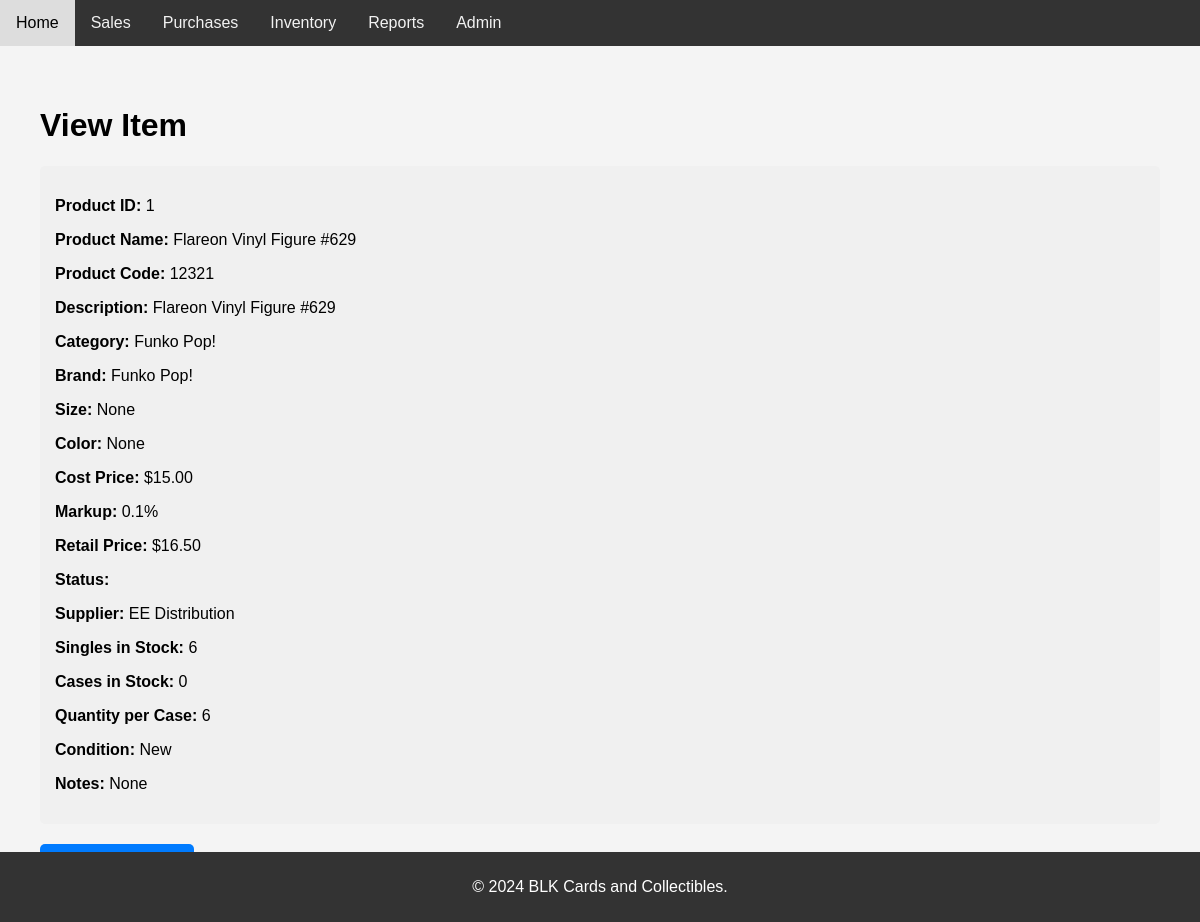
The page /inventory/view/1 on the database its author committed.
### src/models/admin_inventory.py (models this page shows, shortened)
class InventoryItem(db.Model):
    __tablename__ = 'inventory'
    product_id = db.Column(db.String, primary_key=True)
    product_name = db.Column(db.String(128), nullable=False)
    product_code = db.Column(db.String(64), nullable=False, index=True)
    description = db.Column(db.Text)
    category_id = db.Column(db.String, db.ForeignKey('category.category_id'))
    brand_id = db.Column(db.String, db.ForeignKey('brand.brand_id'))
    size = db.Column(db.String(64))
    color = db.Column(db.String(64))
    cost_price = db.Column(db.Numeric(10, 2))
    markup = db.Column(db.Integer)
    retail_price = db.Column(db.Numeric(10, 2))
    product_status = db.Column(db.String, db.ForeignKey('inventory_status.inventory_status_id'))
    notes = db.Column(db.Text)
    supplier_id = db.Column(db.String, db.ForeignKey('supplier.supplier_id'))
    singles_in_stock = db.Column(db.Integer)
    cases_in_stock = db.Column(db.Integer)
    qty_per_case = db.Column(db.Integer)
    condition = db.Column(db.String(64))

### src/models/admin_category.py (models this page shows, shortened)
class Category(db.Model):
    __tablename__ = 'category'
    category_id = db.Column(db.String, primary_key=True)
    category_name = db.Column(db.String(128), nullable=False)
    category_prefix = db.Column(db.String(4), nullable=False)
    parent_category_id = db.Column(db.String, db.ForeignKey('category.category_id'))
    sub_categories_name = db.Column(db.String(128))
    sub_categories = db.relationship('Category', backref=db.backref('parent_category', remote_side=[category_id]), lazy=True)
    inventory_items = db.relationship('InventoryItem', backref='category', lazy=True)

### src/models/admin_brand.py (models this page shows, shortened)
class Brand(db.Model):
    __tablename__ = 'brand'
    brand_id = db.Column(db.String, primary_key=True)
    brand_name = db.Column(db.String(128), nullable=False)
    inventory_items = db.relationship('InventoryItem', backref='brand', lazy=True)

### src/models/admin_supplier.py (models this page shows, shortened)
class Supplier(db.Model):
    __tablename__ = 'supplier'
    supplier_id = db.Column(db.String, primary_key=True)
    name = db.Column(db.String(128), nullable=False)
    contact_person = db.Column(db.String(128))
    address = db.Column(db.Text)
    phone = db.Column(db.String(15))  # Adjusted to string for flexibility in format
    email = db.Column(db.String(128))
    website = db.Column(db.String(128))
    inventory_items = db.relationship('InventoryItem', backref='supplier', lazy=True)

### src/routes/tabs/inventory_routes.py (the view)
@inventory_tab_routes.route('/view/<string:product_id>', methods=['GET'])
def view_item(product_id):
    item = InventoryItem.query.get_or_404(product_id)
    return render_template('inventory_tab_view_item.html', item=item)

### src/templates/inventory_tab_view_item.html (shortened to what this page needs)
{% extends "base.html" %}
{% block content %}
<div class="content">
    <h1>View Item</h1>
    <div class="item-details">
        <p><strong>Product ID:</strong> {{ item.product_id }}</p>
        <p><strong>Product Name:</strong> {{ item.product_name }}</p>
        <p><strong>Product Code:</strong> {{ item.product_code }}</p>
        <p><strong>Description:</strong> {{ item.description }}</p>
        <p><strong>Category:</strong> {{ item.category.category_name }}</p>
        <p><strong>Brand:</strong> {{ item.brand.brand_name }}</p>
        <p><strong>Size:</strong> {{ item.size }}</p>
        <p><strong>Color:</strong> {{ item.color }}</p>
        <p><strong>Cost Price:</strong> ${{ "%.2f"|format(item.cost_price) }}</p>
        <p><strong>Markup:</strong> {{ item.markup }}%</p>
        <p><strong>Retail Price:</strong> ${{ "%.2f"|format(item.retail_price) }}</p>
        <p><strong>Status:</strong> {{ item.product_status.status_name }}</p>
        <p><strong>Supplier:</strong> {{ item.supplier.name }}</p>
        <p><strong>Singles in Stock:</strong> {{ item.singles_in_stock }}</p>
        <p><strong>Cases in Stock:</strong> {{ item.cases_in_stock }}</p>
        <p><strong>Quantity per Case:</strong> {{ item.qty_per_case }}</p>
        <p><strong>Condition:</strong> {{ item.condition }}</p>
        <p><strong>Notes:</strong> {{ item.notes }}</p>
    </div>
    <div class="actions">
        <a href="{{ url_for('inventory_tab.inventory_tab') }}" class="btn">Back to Inventory</a>
    </div>
</div>
{% endblock %}

### src/templates/base.html (shortened to what this page needs)
<!DOCTYPE html>
<html lang="en">
<head>
    <link rel="stylesheet" href="{{ url_for('static', filename='css/styles.css') }}">
</head>
<body>
    <div class="navbar">
        <a href="{{ url_for('home') }}">Home</a>
        <a href="{{ url_for('sale_tab.sale') }}">Sales</a>
        <a href="{{ url_for('purchase_tab.purchases') }}">Purchases</a>
        <a href="{{ url_for('inventory_tab.inventory') }}">Inventory</a>
        <a href="{{ url_for('report_tab.reports') }}">Reports</a>
        <a href="{{ url_for('admin_tab.admin') }}">Admin</a>
    </div>
    <main>
        {% block content %}{% endblock %}
    </main>
    <footer>
        <p>&copy; 2024 BLK Cards and Collectibles.</p>
    </footer>
</body>
</html>

### static/css/styles.css (style rules this page uses)
body { font-family: Arial, sans-serif; margin: 0; padding: 0; background-color: #f4f4f4; }
main { padding: 20px; }
footer { background-color: #333; color: #fff; text-align: center; padding: 10px 0; position: fixed; bottom: 0; width: 100%; }
.btn { padding: 5px 10px; color: #fff; background-color: #007bff; border: none; border-radius: 3px; cursor: pointer; text-decoration: none; }

### src/templates/base.html (style rules this page uses)
body { font-family: Arial, sans-serif; background-color: #f9f9f9; margin: 0; padding: 0; }
.navbar { overflow: hidden; background-color: #333; }
.navbar a { float: left; display: block; color: #f2f2f2; text-align: center; padding: 14px 16px; text-decoration: none; }
.content { padding: 20px; }

### src/templates/inventory_tab_view_item.html (style rules this page uses)
.item-details { background-color: #f0f0f0; padding: 15px; margin-bottom: 20px; border-radius: 5px; }
.btn { display: inline-block; padding: 10px 15px; background-color: #007bff; color: white; text-decoration: none; border-radius: 5px; margin-right: 10px; }

### rows shown on the page
InventoryItem: product_id "1", product_name "Flareon Vinyl Figure #629", product_code "12321", description "Flareon Vinyl Figure #629", size "None", color "None", cost_price "15.00", markup "0.1", retail_price "16.50", singles_in_stock "6", cases_in_stock "0", qty_per_case "6", condition "New", notes "None"
Category: category.category_name "Funko Pop!"
Brand: brand.brand_name "Funko Pop!"
Supplier: supplier.name "EE Distribution"
